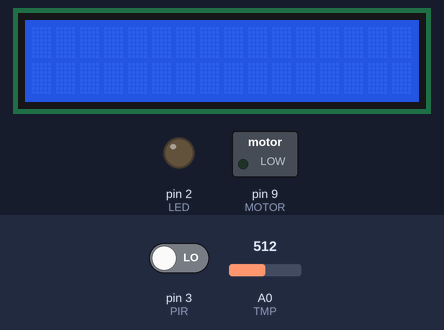
Recording of a sketch running on a simulated Arduino Uno, built with avr-gcc and run on an emulated ATmega328P. Parts: 16×2 character LCD, switched loads named in the sketch (green lamp = pin HIGH), output pins drawn as LEDs (lit = HIGH). The inputs (shaded band) are chosen by the test bench; at power-on: pin 3 (PIR) LOW, A0 (TMP) = 512. What the sketch prints to the serial monitor is not drawn.

Above: at 1.2 s.
1.3 s: pin 3 (PIR) driven HIGH
At 1.7 s:
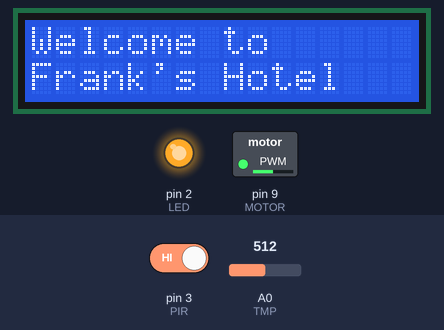
5.9 s: A0 (TMP) set to 716
At 11.6 s:
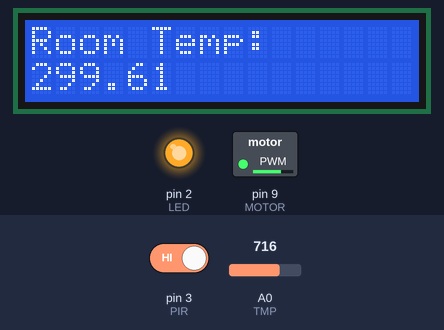
11.9 s: A0 (TMP) set to 900
At 14.2 s:
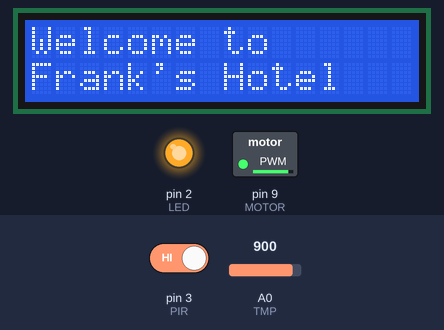
17.9 s: A0 (TMP) set to 135
At 20.5 s:
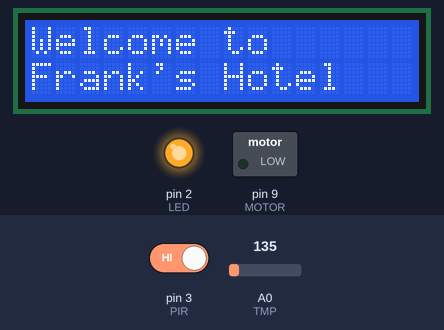
Timing chart, 0 to 21.9 s (numbered marks = the images above; inputs shaded):
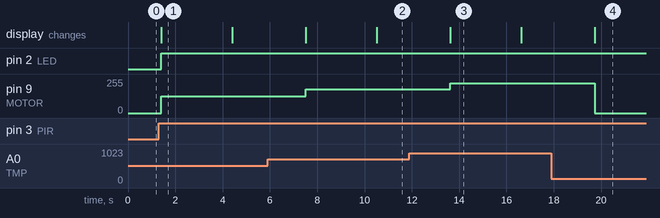

Measured:
- after the input at 1.3 s, pin 2 (LED): LOW → HIGH after 0.10 s; pin 9 (MOTOR): 0/255 → 127/255 after 0.10 s; the display: changes after 0.10 s (image 1)
- after the input at 5.9 s, pin 9 (MOTOR): 127/255 → 178/255 after 1.6 s; the display: first differs from a run without the input after 4.6 s (image 2)
- after the input at 11.9 s, pin 9 (MOTOR): 178/255 → 224/255 after 1.7 s
- after the input at 17.9 s, pin 9 (MOTOR): 224/255 → 0/255 after 1.8 s
- what the display in image 1 shows lasts 3.0 s, from 1.4 s to 4.4 s

The sketch:

hotel_rooms1.ino
```cpp
#include <LiquidCrystal.h>
LiquidCrystal lcd(5,6,8,10,11,12);

const int MOTOR=9;
const int TMP=0;
const int LED=2;
const int PIR=3;

int tempval=0;
int motionval=0;

float celsius(float tempval) {
  float voltage = 0;
  float celsius = 0;
  voltage=(tempval/1024)*5;
  celsius = (voltage-0.5)*100;
  return celsius;
}

void setup()
{
  pinMode(MOTOR,OUTPUT);
  pinMode(TMP,INPUT);
  pinMode(LED, OUTPUT);
  pinMode(PIR, INPUT);
  Serial.begin(9600);
  lcd.begin(16,2);
}

void loop()
{
  float tempval1=analogRead(TMP);
  float current_temp = celsius(tempval1);
  tempval=analogRead(TMP);
  Serial.println(tempval);
  tempval=map(tempval,0,1023,0,255);
  tempval=constrain(tempval,0,255);
  motionval = digitalRead(PIR);
  if (motionval == HIGH)
  {
    if (tempval1 > 145)
    {
      analogWrite(MOTOR,tempval);
    }
    else
    {
      analogWrite(MOTOR,0);
    }
    digitalWrite(LED, HIGH);
    lcd.clear();
    lcd.setCursor(0,0);
    lcd.print("Welcome to");
    lcd.setCursor(0,1);
    lcd.print("Frank's Hotel");
    delay(3000);
    lcd.clear();
    lcd.setCursor(0,0);
    lcd.print("Room Temp:");
    lcd.setCursor(0,1);
    lcd.print(current_temp);
    delay(3000);
  }
  else
  {
    analogWrite(MOTOR,0);
    digitalWrite(LED, LOW);
    lcd.clear();
  }
  delay(100);
}
```
